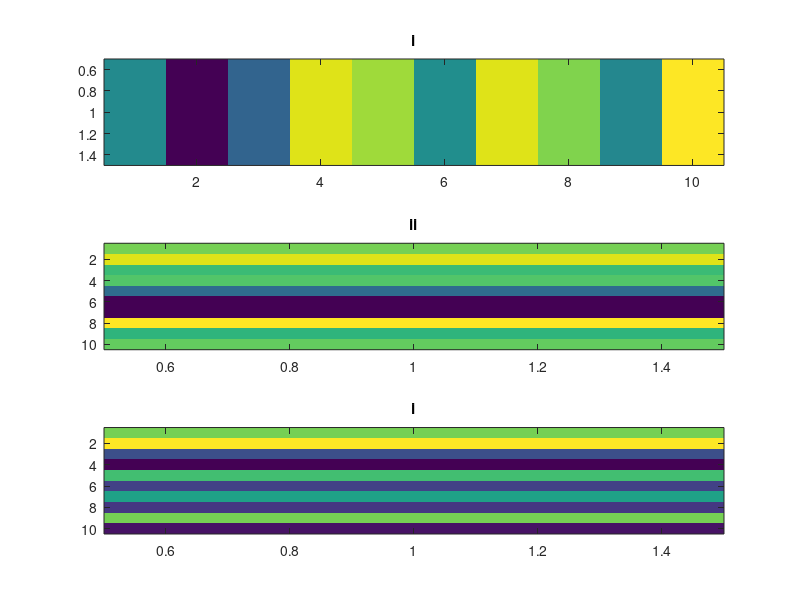
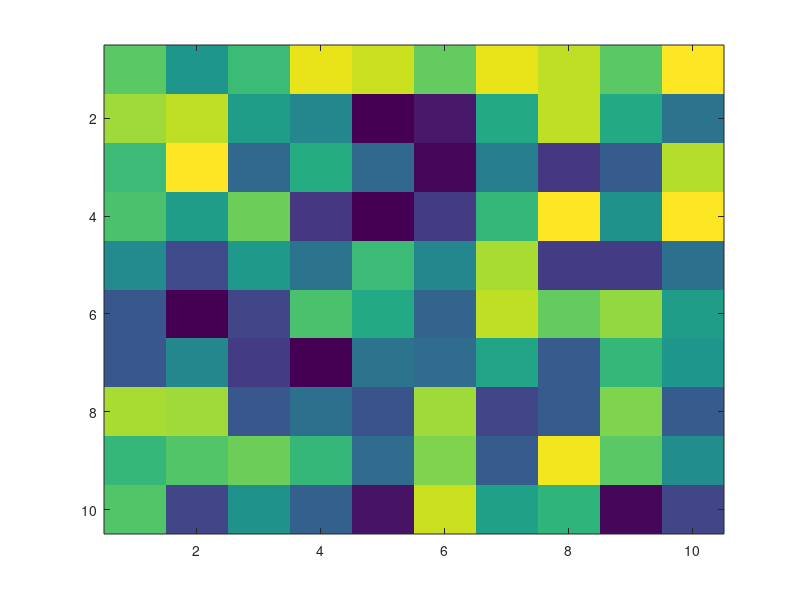

MATLAB code for these plots, in order:
clear all;
close all;
clc;

R=rand(10);

subplot(3, 1, 1);
imagesc(R(1,:))
title 'i'

subplot(3,1,2);
imagesc(R(:,1));
title 'ii'
subplot(3,1,3);
imagesc(diag(R));
title 'i'

figure;
imagesc(R);